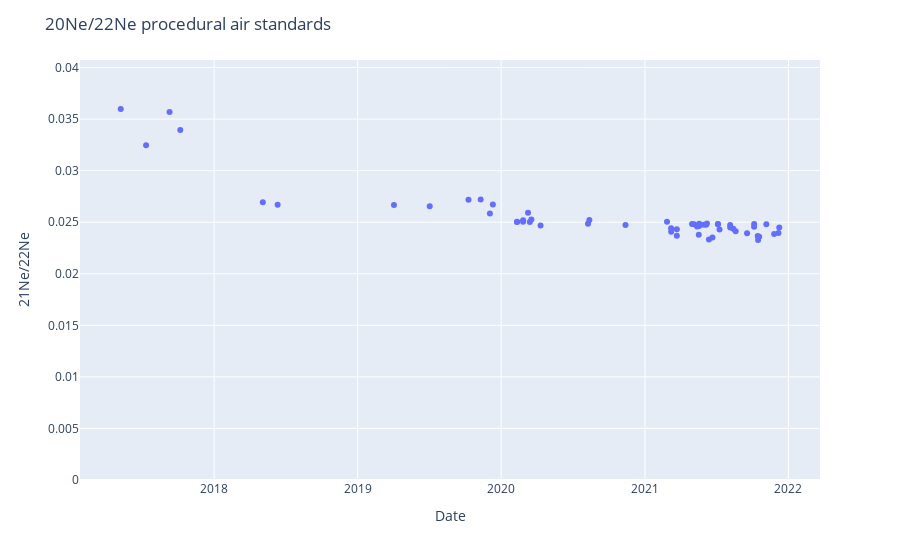

This figure's notebook cell:
### Code cell
#initial plot
fig2 = px.scatter(df, x=df['Date'], y=df[ratio2], log_y=False)
fig2.update_layout(
    title="20Ne/22Ne procedural air standards",
    xaxis_title="Date",
    yaxis_title=ratio2)
fig2.update_layout(yaxis={ 'rangemode': 'tozero'})

#fig.update_yaxes(range=[8.6, 10.5]) 
fig2.update_xaxes

fig2.show()
